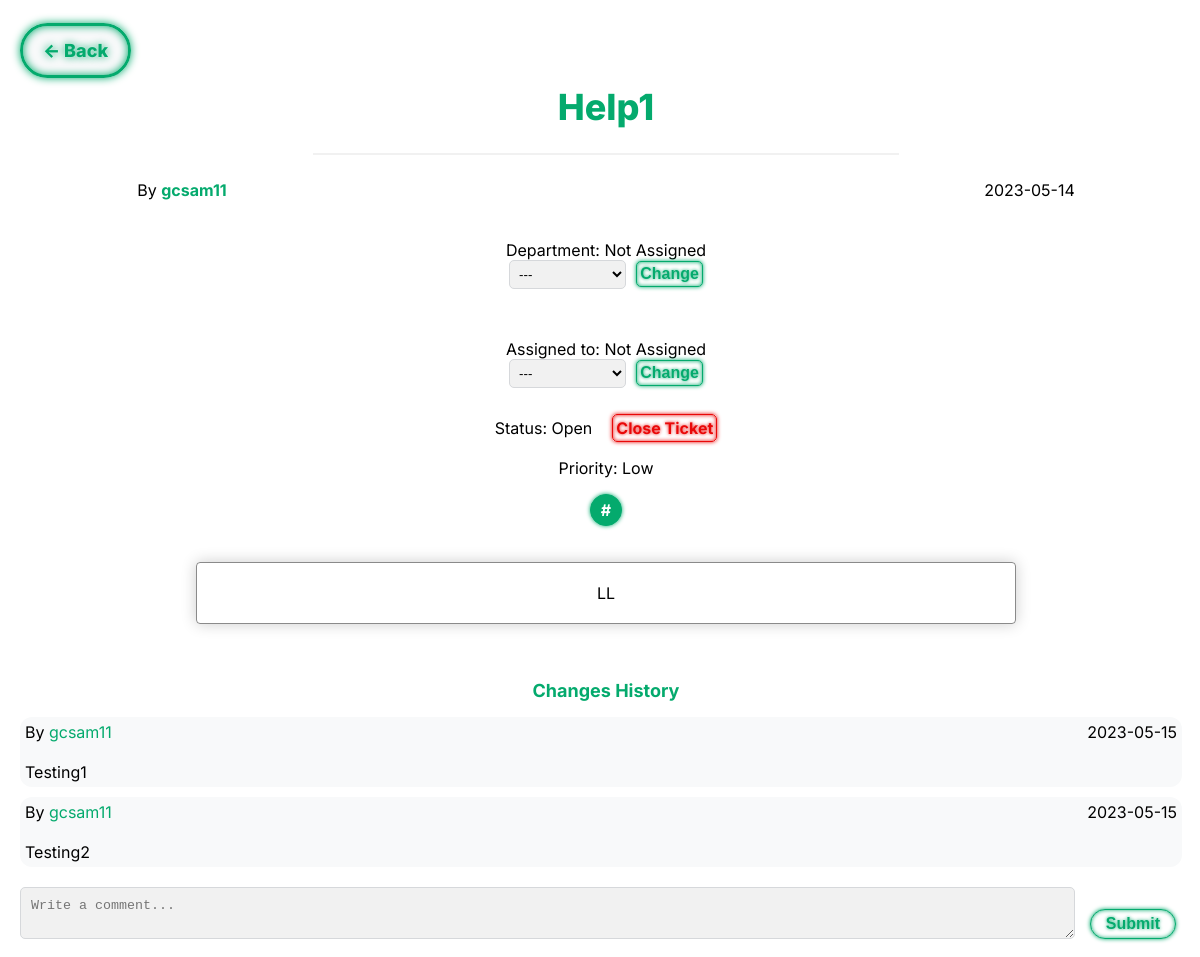
The page /pages/ticket.php?id=5&site=my_tickets (signed in) on the database as committed earlier.
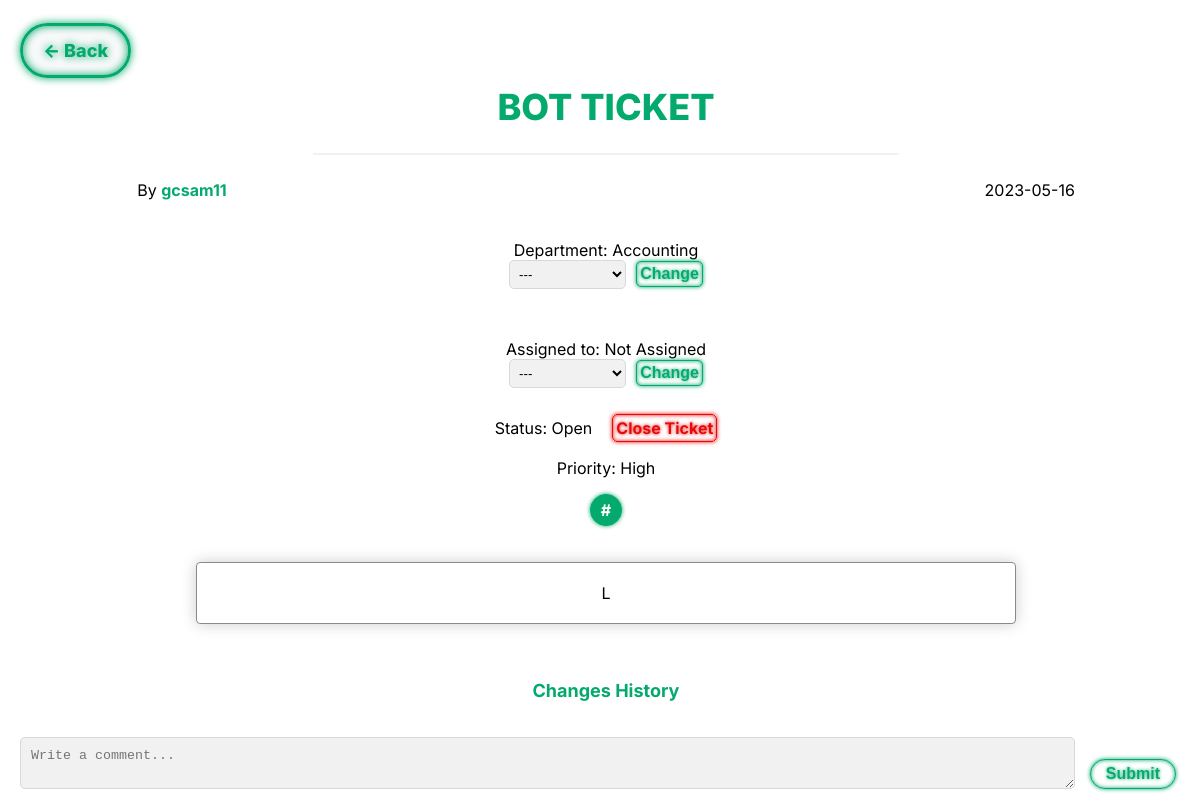
The same page on the database as committed later.
### tables this page shows
CREATE TABLE TICKET (
    ticket_id INTEGER PRIMARY KEY AUTOINCREMENT,
    user_id INT NOT NULL,
    assigned_agent INT CHECK (assigned_agent <> user_id),
    department_id INT,
    title VARCHAR(255) NOT NULL,
    description VARCHAR(1000) NOT NULL,
    status VARCHAR(10) NOT NULL DEFAULT 'Open' CHECK (status = 'Open' OR status = 'Assigned' OR status = 'Closed'),
    priority VARCHAR(10) NOT NULL DEFAULT 'Low' CHECK (priority = 'Low' OR priority = 'Medium' OR priority = 'High'),
    date DATE NOT NULL,
    hashtag VARCHAR(255),
    FOREIGN KEY(user_id) REFERENCES USER(user_id) ON DELETE CASCADE ON UPDATE CASCADE,
    FOREIGN KEY(department_id) REFERENCES DEPARTMENT(department_id) ON DELETE CASCADE ON UPDATE CASCADE,
    FOREIGN KEY(assigned_agent) REFERENCES USER(user_id) ON DELETE CASCADE ON UPDATE CASCADE
);

CREATE TABLE TICKET_ANSWER (
    ticket_answer_id INTEGER PRIMARY KEY AUTOINCREMENT,
    ticket_id INT NOT NULL,
    answer VARCHAR(1000) NOT NULL,
    date DATE NOT NULL,
    answer_id INT NOT NULL,
    FOREIGN KEY(ticket_id) REFERENCES TICKET(ticket_id) ON DELETE CASCADE ON UPDATE CASCADE,
    FOREIGN KEY(answer_id) REFERENCES USER(user_id) ON DELETE CASCADE ON UPDATE CASCADE
);

CREATE TABLE USER (
    user_id INTEGER PRIMARY KEY AUTOINCREMENT,
    department_id INT,
    name VARCHAR(255) NOT NULL,
    username VARCHAR(8) NOT NULL UNIQUE,
    email VARCHAR(255) NOT NULL UNIQUE,
    password VARCHAR(255) NOT NULL,
    type VARCHAR(10) NOT NULL DEFAULT 'Client' CHECK (type = 'Agent' OR type = 'Admin' OR type = 'Client'),
    gender VARCHAR(10) DEFAULT 'None' CHECK(gender = 'Male' or gender = 'Female' or gender = 'Other' or gender = 'None'),
    FOREIGN KEY(department_id) REFERENCES DEPARTMENT(department_id) ON DELETE CASCADE ON UPDATE CASCADE
);

CREATE TABLE DEPARTMENT (
    department_id INTEGER PRIMARY KEY AUTOINCREMENT,
    name VARCHAR(255) NOT NULL
);

### database/fetchTicket.php (called while the page is built)
<?php
    include 'connection.php';
    if(!empty($_GET['id']) && is_numeric($_GET['id'])){
        $stmt = $db->prepare('SELECT * FROM Ticket WHERE ticket_id = :ticket_id');
        $stmt->bindParam(':ticket_id', $_GET['id']);
        $stmt->execute();
        $row3 = $stmt->fetch();
    }
    else{
        header('Location:../pages/all_tickets.php');
    }
?>

### database/getTicketDepartment.php (called while the page is built)
<?php
    if(!empty($row3['department_id']) && is_numeric($row3['department_id'])){
        $stmt2 = $db -> prepare('SELECT name FROM Department WHERE department_id = :department_id');
        $stmt2 -> bindParam(':department_id', $row3['department_id']);
        $stmt2 -> execute();
        $row2 = $stmt2 -> fetch();
        $ticketdepartment = $row2['name'];
    }
    else{
        $ticketdepartment = 'Not Assigned';
    }
?>

### database/fetchUser.php (called while the page is built, shortened)
<?php
    include 'connection.php';
    $stmt = $db -> prepare('SELECT * FROM User WHERE user_id = :user_id');
    $stmt -> bindParam(':user_id', $userid);
    $stmt -> execute();
    $row = $stmt -> fetch();
?>

### pages/ticket.php (the view, shortened to what the changed rows need)
<?php
    include '../database/checkSession.php';
    include '../database/fetchTicket.php';
    $ticketid = $_GET['id'];
    $userid = $row3['user_id'];
    $status = $row3['status'];
    include '../database/fetchUser.php';
?>
<!DOCTYPE html>
<html>
<head>
	<link rel="stylesheet" href="../css/ticket.css">
</head>
    <body>
        <header>
            <h1><?php echo $row3['title'] ?></h1>
            <hr>
        </header>
        <div class="ticket_content">
            <div class="ticket_info">
                <div class="ticket_username_and_date">
                    <span class="ticket_username"> By <a class="ticket_username_link" href="../pages/profile_viewer.php?id=<?php echo $row3['user_id'] ?>"><?php echo $row['username'] ?></a> </span>
                    <span class="ticket_date"> <?php echo $row3['date'] ?> </span>
                </div>
                <br><br>
                <div class="ticket_more_info">
                    <?php
                        include '../database/getTicketDepartment.php';
                        echo '<div class="ticket_department"> Department: ' . $ticketdepartment;
                        if(($_SESSION['type'] != 'Client') && ($status != 'Closed')){
                            echo '<form action="../database/alterTicketDepartment.php?id=' . $ticketid . '" method="post">
                            <input type="hidden" name="csrf" value="' . $_SESSION['csrf'] . '">';
                            echo '<button type="submit" class="changeticketdepbtn">Change</button></form>';
                        };
                        echo '</div>';
                        echo '<div class="assigned_agent"';
                        if(!empty($row3['assigned_agent'])){
                            echo '<br>Assigned to: <a class="ticket_username_link" href="../pages/profile_viewer.php?id=' . $row3['assigned_agent'] . '">';
                            $agentid = $row3['assigned_agent'];
                            include '../database/getAssignedAgent.php';
                            echo $assignedagent['username'];
                            echo '</a>';
                            if((($row3['assigned_agent'] == $_SESSION['user_id']) || ($_SESSION['type'] == 'Admin')) && ($status != 'Closed')){
                                echo '<a class="deassign" href="../database/deassign.php?id='. $ticketid .'">Deassign</a>';
                            }
                        }
                        else{
                            echo '<br><br>Assigned to: Not Assigned';
                            if(($_SESSION['type'] != 'Client') && ($status != 'Closed')){
                                if($ticketdepartment == 'Not Assigned'){
                                    echo '<form action="../database/alterAssignedAgent.php?id=' . $ticketid . '" method="post">
                                    <input type="hidden" name="csrf" value="' . $_SESSION['csrf'] . '">';
                                    echo '<select id="agent" name="agent">
                                    <option value="none">---</option>';
                                    echo '<option value="not_assigned">Not Assigned</option></select>';
                                    echo '<button type="submit" class="changeassignedagentbtn">Change</button></form>';
                                }
                                else{
                                    echo '<form action="../database/alterAssignedAgent.php?id=' . $ticketid . '" method="post">';
                                    echo '<select id="agent" name="agent">
                                    <option value="none">---</option>';
                                    echo '<option value="not_assigned">Not Assigned</option></select>';
                                    echo '<button type="submit" class="changeassignedagentbtn">Change</button></form>';
                                }
                            }
                        }
                        echo '</div>';
                        echo '<br><div class="ticket_status"> Status: ' . $status;
                        if((($row3['assigned_agent'] == $_SESSION['user_id']) || $_SESSION['type'] == 'Admin') && $status != 'Closed'){
                            echo '<a class="closeticket" href="../database/closeTicket.php?id=' . $ticketid . '">Close Ticket</a>';
                        }
                        echo '</div>';
                    ?>
                    <br>
                    <div class="priority">Priority: <?php echo $row3['priority'] ?></div>
                </div>
            </div>
            <br>
            <div class="ticket_description_container">
                <div class="ticket_description">
                    <?php echo $row3['description'] ?>
                </div>
            </div>
            <?php
                if($_SESSION['type'] != 'Client'){
                    echo '<br><br><p class="changes_history"><a class="ticketchanges" href="../pages/changes_list.php?id=' . $ticketid . '">Changes History</a></p>';
                }
            ?>
        </div>
        <div class="comments">
            <?php
                include '../database/getTicketComments.php';
            ?>
        </div><br>
    </body>
</html>

### database/getTicketComments.php
<?php
    include 'connection.php';
    $stmt = $db->prepare('SELECT * FROM TICKET_ANSWER WHERE ticket_id = :ticket_id');
    $stmt->bindParam(':ticket_id', $ticketid);
    $stmt->execute();
    $comment = $stmt->fetchAll();
    foreach($comment as $ticketcomment){
        $userid = $ticketcomment['answer_id'];
        include 'fetchUser.php';
        echo '<div class="ticket_comments"><div class="ticket_comment_username_and_date"><span> By <a class="ticket_comment_username" href="profile_viewer.php?'.$ticketcomment['answer_id']. '">' . $row['username'] . '</a></span>
        <span class="ticket_comment_date">'. $ticketcomment['date'] .'</span></div><br>
        <span class="ticket_comment_text">'. $ticketcomment['answer'] .'</span></div>';
    }
?>

Rows that differ between the two databases and show on the page:
removed ticket_answer: answer.username "gcsam11", date "2023-05-15", answer "Testing1"
removed ticket_answer: answer.username "gcsam11", date "2023-05-15", answer "Testing2"
changed ticket "Open": title "Help1" → "BOT TICKET"; date "2023-05-14" → "2023-05-16"; priority "Low" → "High"; description "LL" → "L"; department_id empty → 1 (drawn)
now on this page (row unchanged): department: name "Accounting"
Other text that changed with them:
form field agent: (not shown) → "---"
$ticketdepartment: "Not Assigned" → "Accounting"
form field agent: "---" → (not shown)
